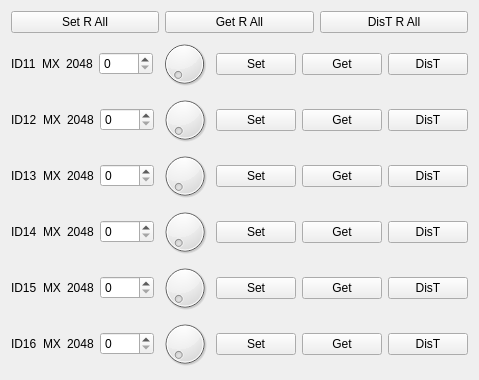
  <widget class="QWidget" name="layoutWidget">
   <property name="geometry">
    <rect>
     <x>500</x>
     <y>230</y>
     <width>471</width>
     <height>291</height>
    </rect>
   </property>
   <layout class="QVBoxLayout" name="verticalLayout_6">
    <item>
     <layout class="QHBoxLayout" name="horizontalLayout_25">
      <item>
       <widget class="QPushButton" name="setRAll_pushButton">
        <property name="text">
         <string>Set R All</string>
        </property>
       </widget>
      </item>
      <item>
       <widget class="QPushButton" name="getRAll_pushButton">
        <property name="text">
         <string>Get R All</string>
        </property>
       </widget>
      </item>
      <item>
       <widget class="QPushButton" name="disTRAll_pushButton">
        <property name="text">
         <string>DisT R All</string>
        </property>
       </widget>
      </item>
     </layout>
    </item>
    <item>
     <layout class="QHBoxLayout" name="horizontalLayout_12">
      <item>
       <widget class="QLabel" name="ID11_label">
        <property name="text">
         <string>ID11</string>
        </property>
       </widget>
      </item>
      <item>
       <widget class="QLabel" name="motorType11_label">
        <property name="text">
         <string>MX</string>
        </property>
       </widget>
      </item>
      <item>
       <widget class="QLabel" name="motor11center_label">
        <property name="text">
         <string>2048</string>
        </property>
       </widget>
      </item>
      <item>
       <widget class="QSpinBox" name="motor11Value_spinBox">
        <property name="maximum">
         <number>4095</number>
        </property>
       </widget>
      </item>
      <item>
       <widget class="QDial" name="motor11value_dial">
        <property name="maximum">
         <number>4095</number>
        </property>
       </widget>
      </item>
      <item>
       <widget class="QPushButton" name="motor11Set_pushButton">
        <property name="text">
         <string>Set</string>
        </property>
       </widget>
      </item>
      <item>
       <widget class="QPushButton" name="motor11Get_pushButton">
        <property name="text">
         <string>Get</string>
        </property>
       </widget>
      </item>
      <item>
       <widget class="QPushButton" name="motor11DisT_pushButton">
        <property name="text">
         <string>DisT</string>
        </property>
       </widget>
      </item>
     </layout>
    </item>
    <item>
     <layout class="QHBoxLayout" name="horizontalLayout_13">
      <item>
       <widget class="QLabel" name="ID12_label">
        <property name="text">
         <string>ID12</string>
        </property>
       </widget>
      </item>
      <item>
       <widget class="QLabel" name="motorType12_label">
        <property name="text">
         <string>MX</string>
        </property>
       </widget>
      </item>
      <item>
       <widget class="QLabel" name="motor12center_label">
        <property name="text">
         <string>2048</string>
        </property>
       </widget>
      </item>
      <item>
       <widget class="QSpinBox" name="motor12Value_spinBox">
        <property name="maximum">
         <number>4095</number>
        </property>
       </widget>
      </item>
      <item>
       <widget class="QDial" name="motor12value_dial">
        <property name="maximum">
         <number>4095</number>
        </property>
       </widget>
      </item>
      <item>
       <widget class="QPushButton" name="motor12Set_pushButton">
        <property name="text">
         <string>Set</string>
        </property>
       </widget>
      </item>
      <item>
       <widget class="QPushButton" name="motor12Get_pushButton">
        <property name="text">
         <string>Get</string>
        </property>
       </widget>
      </item>
      <item>
       <widget class="QPushButton" name="motor12DisT_pushButton">
        <property name="text">
         <string>DisT</string>
        </property>
       </widget>
      </item>
     </layout>
    </item>
    <item>
     <layout class="QHBoxLayout" name="horizontalLayout_14">
      <item>
       <widget class="QLabel" name="ID13_label">
        <property name="text">
         <string>ID13</string>
        </property>
       </widget>
      </item>
      <item>
       <widget class="QLabel" name="motorType13_label">
        <property name="text">
         <string>MX</string>
        </property>
       </widget>
      </item>
      <item>
       <widget class="QLabel" name="motor13center_label">
        <property name="text">
         <string>2048</string>
        </property>
       </widget>
      </item>
      <item>
       <widget class="QSpinBox" name="motor13Value_spinBox">
        <property name="maximum">
         <number>4095</number>
        </property>
       </widget>
      </item>
      <item>
       <widget class="QDial" name="motor13value_dial">
        <property name="maximum">
         <number>4095</number>
        </property>
       </widget>
      </item>
      <item>
       <widget class="QPushButton" name="motor13Set_pushButton">
        <property name="text">
         <string>Set</string>
        </property>
       </widget>
      </item>
      <item>
       <widget class="QPushButton" name="motor13Get_pushButton">
        <property name="text">
         <string>Get</string>
        </property>
       </widget>
      </item>
      <item>
       <widget class="QPushButton" name="motor13DisT_pushButton">
        <property name="text">
         <string>DisT</string>
        </property>
       </widget>
      </item>
     </layout>
    </item>
    <item>
     <layout class="QHBoxLayout" name="horizontalLayout_15">
      <item>
       <widget class="QLabel" name="ID14_label">
        <property name="text">
         <string>ID14</string>
        </property>
       </widget>
      </item>
      <item>
       <widget class="QLabel" name="motorType14_label">
        <property name="text">
         <string>MX</string>
        </property>
       </widget>
      </item>
      <item>
       <widget class="QLabel" name="motor14center_label">
        <property name="text">
         <string>2048</string>
        </property>
       </widget>
      </item>
      <item>
       <widget class="QSpinBox" name="motor14Value_spinBox">
        <property name="maximum">
         <number>4095</number>
        </property>
       </widget>
      </item>
      <item>
       <widget class="QDial" name="motor14value_dial">
        <property name="maximum">
         <number>4095</number>
        </property>
       </widget>
      </item>
      <item>
       <widget class="QPushButton" name="motor14Set_pushButton">
        <property name="text">
         <string>Set</string>
        </property>
       </widget>
      </item>
      <item>
       <widget class="QPushButton" name="motor14Get_pushButton">
        <property name="text">
         <string>Get</string>
        </property>
       </widget>
      </item>
      <item>
       <widget class="QPushButton" name="motor14DisT_pushButton">
        <property name="text">
         <string>DisT</string>
        </property>
       </widget>
      </item>
     </layout>
    </item>
    <item>
     <layout class="QHBoxLayout" name="horizontalLayout_16">
      <item>
       <widget class="QLabel" name="ID15_label">
        <property name="text">
         <string>ID15</string>
        </property>
       </widget>
      </item>
      <item>
       <widget class="QLabel" name="motorType15_label">
        <property name="text">
         <string>MX</string>
        </property>
       </widget>
      </item>
      <item>
       <widget class="QLabel" name="motor15center_label">
        <property name="text">
         <string>2048</string>
        </property>
       </widget>
      </item>
      <item>
       <widget class="QSpinBox" name="motor15Value_spinBox">
        <property name="maximum">
         <number>4095</number>
        </property>
       </widget>
      </item>
      <item>
       <widget class="QDial" name="motor15value_dial">
        <property name="maximum">
         <number>4095</number>
        </property>
       </widget>
      </item>
      <item>
       <widget class="QPushButton" name="motor15Set_pushButton">
        <property name="text">
         <string>Set</string>
        </property>
       </widget>
      </item>
      <item>
       <widget class="QPushButton" name="motor15Get_pushButton">
        <property name="text">
         <string>Get</string>
        </property>
       </widget>
      </item>
      <item>
       <widget class="QPushButton" name="motor15DisT_pushButton">
        <property name="text">
         <string>DisT</string>
        </property>
       </widget>
      </item>
     </layout>
    </item>
    <item>
     <layout class="QHBoxLayout" name="horizontalLayout_17">
      <item>
       <widget class="QLabel" name="ID7_label_">
        <property name="text">
         <string>ID16</string>
        </property>
       </widget>
      </item>
      <item>
       <widget class="QLabel" name="motorType16_label">
        <property name="text">
         <string>MX</string>
        </property>
       </widget>
      </item>
      <item>
       <widget class="QLabel" name="motor16center_label">
        <property name="text">
         <string>2048</string>
        </property>
       </widget>
      </item>
      <item>
       <widget class="QSpinBox" name="motor16Value_spinBox">
        <property name="maximum">
         <number>4095</number>
        </property>
       </widget>
      </item>
      <item>
       <widget class="QDial" name="motor16value_dial">
        <property name="maximum">
         <number>4095</number>
        </property>
       </widget>
      </item>
      <item>
       <widget class="QPushButton" name="motor16Set_pushButton">
        <property name="text">
         <string>Set</string>
        </property>
       </widget>
      </item>
      <item>
       <widget class="QPushButton" name="motor16Get_pushButton">
        <property name="text">
         <string>Get</string>
        </property>
       </widget>
      </item>
      <item>
       <widget class="QPushButton" name="motor16DisT_pushButton">
        <property name="text">
         <string>DisT</string>
        </property>
       </widget>
      </item>
     </layout>
    </item>
   </layout>
  </widget>
